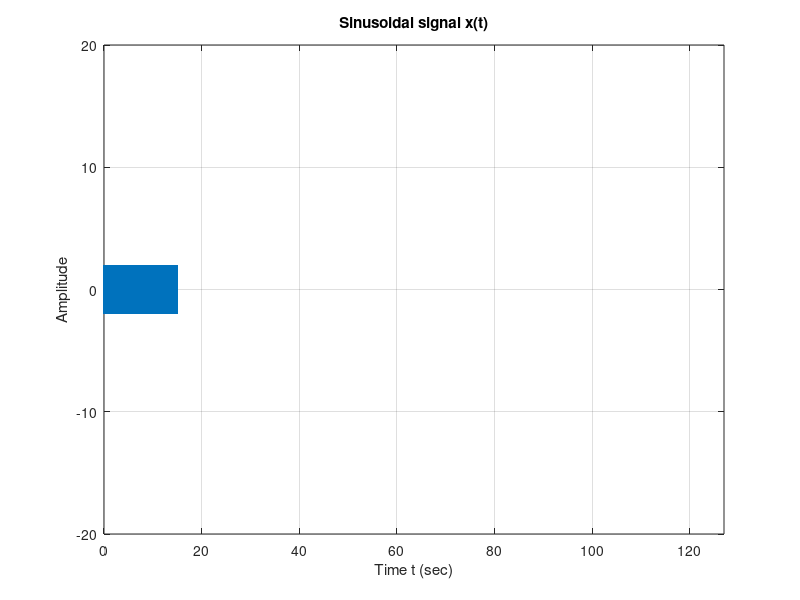

Here is the MATLAB script that generated this plot: (Note: this script raises an error after producing the figure.)
%
% By Alexandros Panagiotakopoulos
%

% WARNING : keep the volume down or it may damage your ears!!
 
fc=3000
fdel=500
F=0.001
dur=15

t = [0:F:dur];  % time index
x = cos(2*pi*(fc+fdel)*t)+ cos(2*pi*(fc-fdel)*t);       
plot(t,x);   % plot signal
axis([0 127 -20 20]); %plotting the axis
title('Sinusoidal signal x(t)');
xlabel('Time t (sec)');
ylabel('Amplitude');
grid on;
soundsc(x, 1/F);
z = beatfreq(3000, 500, 0.001, 15);
